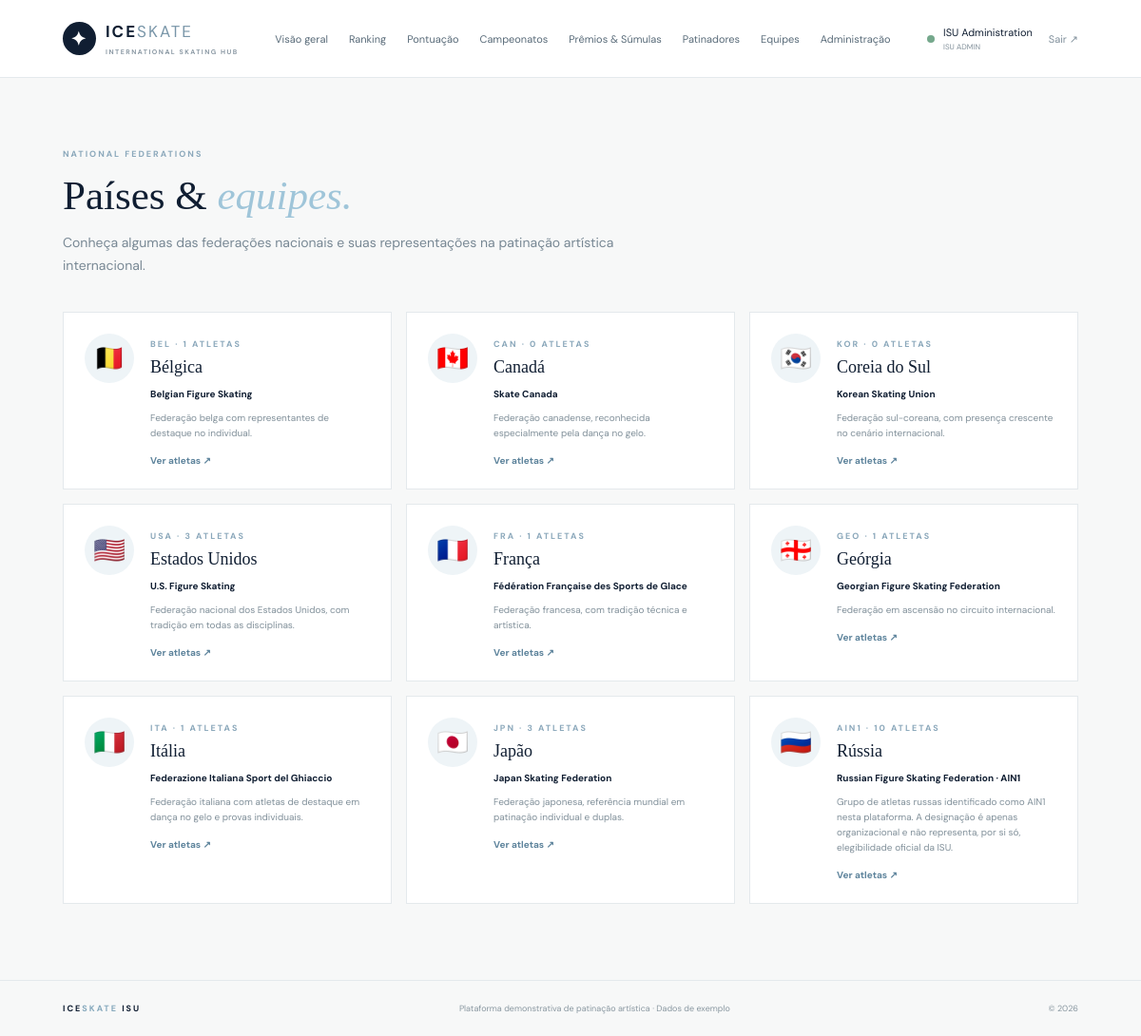
Page /equipes.php (signed in) on the committed database.
### tables this page shows
CREATE TABLE equipes (id INT AUTO_INCREMENT PRIMARY KEY,nome VARCHAR(100) NOT NULL,pais VARCHAR(80) NOT NULL,sigla VARCHAR(8) NOT NULL,descricao TEXT,logo VARCHAR(500),UNIQUE KEY uq_pais(pais));

### includes/db.php (called while the page is built, shortened)
<?php
function db(): PDO {
    static $pdo = null;
    if ($pdo === null) {
        $pdo = new PDO('mysql:host='.DB_HOST.';dbname='.DB_NAME.';charset=utf8mb4', DB_USER, DB_PASS, [
            PDO::ATTR_ERRMODE => PDO::ERRMODE_EXCEPTION,
            PDO::ATTR_DEFAULT_FETCH_MODE => PDO::FETCH_ASSOC,
            PDO::ATTR_EMULATE_PREPARES => false
        ]);
    }
    return $pdo;
}

### includes/auth.php (called while the page is built, shortened)
<?php
function e($value): string { return htmlspecialchars((string)$value, ENT_QUOTES | ENT_SUBSTITUTE, 'UTF-8'); }

### equipes.php (the view)
<?php require_once 'includes/auth.php';require_once 'includes/db.php';require_login();$rows=db()->query("SELECT e.*,COUNT(p.id) atletas FROM equipes e LEFT JOIN patinadores p ON p.equipe_id=e.id AND p.ativo=1 GROUP BY e.id ORDER BY e.pais")->fetchAll();$pageTitle='Equipes';require 'includes/header.php'; ?>
<div class="page-intro"><span class="eyebrow">NATIONAL FEDERATIONS</span><h1>Países & <em>equipes.</em></h1><p>Conheça algumas das federações nacionais e suas representações na patinação artística internacional.</p></div><div class="team-grid"><?php foreach($rows as $t): ?><article class="team-card"><div class="team-flag"><?= e($t['logo']?:'✦') ?></div><div class="team-meta"><span class="eyebrow"><?= e($t['sigla']) ?> · <?= (int)$t['atletas'] ?> ATLETAS</span><h3><?= e($t['pais']) ?></h3><b><?= e($t['nome']) ?></b><p><?= e($t['descricao']) ?></p><a href="patinadores.php?equipe_id=<?= (int)$t['id'] ?>" class="text-link">Ver atletas ↗</a></div></article><?php endforeach; ?></div>
<?php require 'includes/footer.php'; ?>

### assets/css/style.css (style rules this page uses)
:root { --navy:#101e32;--blue:#8bb8d2;--paper:#f7f8f8;--muted:#788894;--line:#e4e9ec }
* { box-sizing:border-box }
body { margin:0;background:var(--paper);color:var(--navy);font:14px 'DM Sans',sans-serif }
a { color:inherit;text-decoration:none }
.eyebrow { font-size:9px;letter-spacing:2px;color:#8ba8bb;font-weight:700 }
.hero h1 em,.page-intro h1 em,.login-message h1 em { color:#9fc5d9 }
.text-link { font-size:10px;color:#5e849c;font-weight:700 }
.page-intro { padding:35px 0 22px }
.page-intro h1 { font:43px 'Playfair Display';margin:12px 0 }
.page-intro p { color:#788894;line-height:1.7;max-width:620px }
.athlete-card-info h3,.team-meta h3 { font:18px 'Playfair Display';margin:7px 0 }
.athlete-card-info p,.team-meta p { font-size:10px;color:#81909a;line-height:1.6 }
.team-grid { display:grid;grid-template-columns:repeat(3,1fr);gap:15px }
.team-card { background:white;border:1px solid var(--line);padding:22px;display:flex;gap:17px;min-height:180px }
.team-flag { width:52px;height:52px;border-radius:50%;background:#eef4f7;display:grid;place-items:center;font-size:27px;flex-shrink:0 }
.team-meta { flex:1 }
.team-meta>b { font-size:10px }
.team-meta p { margin:10px 0 }

### rows in the picture
equipes: logo "🇧🇪", sigla "BEL", atletas "1", pais "Bélgica", nome "Belgian Figure Skating", descricao "Federação belga com representantes de destaque no individual."
equipes: logo "🇨🇦", sigla "CAN", atletas "0", pais "Canadá", nome "Skate Canada", descricao "Federação canadense, reconhecida especialmente pela dança no gelo."
equipes: logo "🇰🇷", sigla "KOR", atletas "0", pais "Coreia do Sul", nome "Korean Skating Union", descricao "Federação sul-coreana, com presença crescente no cenário internacional."
equipes: logo "🇺🇸", sigla "USA", atletas "3", pais "Estados Unidos", nome "U.S. Figure Skating", descricao "Federação nacional dos Estados Unidos, com tradição em todas as disciplinas."
equipes: logo "🇫🇷", sigla "FRA", atletas "1", pais "França", nome "Fédération Française des Sports de Glace", descricao "Federação francesa, com tradição técnica e artística."
equipes: logo "🇬🇪", sigla "GEO", atletas "1", pais "Geórgia", nome "Georgian Figure Skating Federation", descricao "Federação em ascensão no circuito internacional."
equipes: logo "🇮🇹", sigla "ITA", atletas "1", pais "Itália", nome "Federazione Italiana Sport del Ghiaccio", descricao "Federação italiana com atletas de destaque em dança no gelo e provas individuais."
equipes: logo "🇯🇵", sigla "JPN", atletas "3", pais "Japão", nome "Japan Skating Federation", descricao "Federação japonesa, referência mundial em patinação individual e duplas."
equipes: logo "🇷🇺", sigla "AIN1", atletas "10", pais "Rússia", nome "Russian Figure Skating Federation · AIN1", descricao "Grupo de atletas russas identificado como AIN1 nesta plataforma. A designação é apenas organizacional e não representa, por si só, elegibilidade oficial da ISU."

### other values in the picture
$_SESSION['nome'] "ISU Administration"
